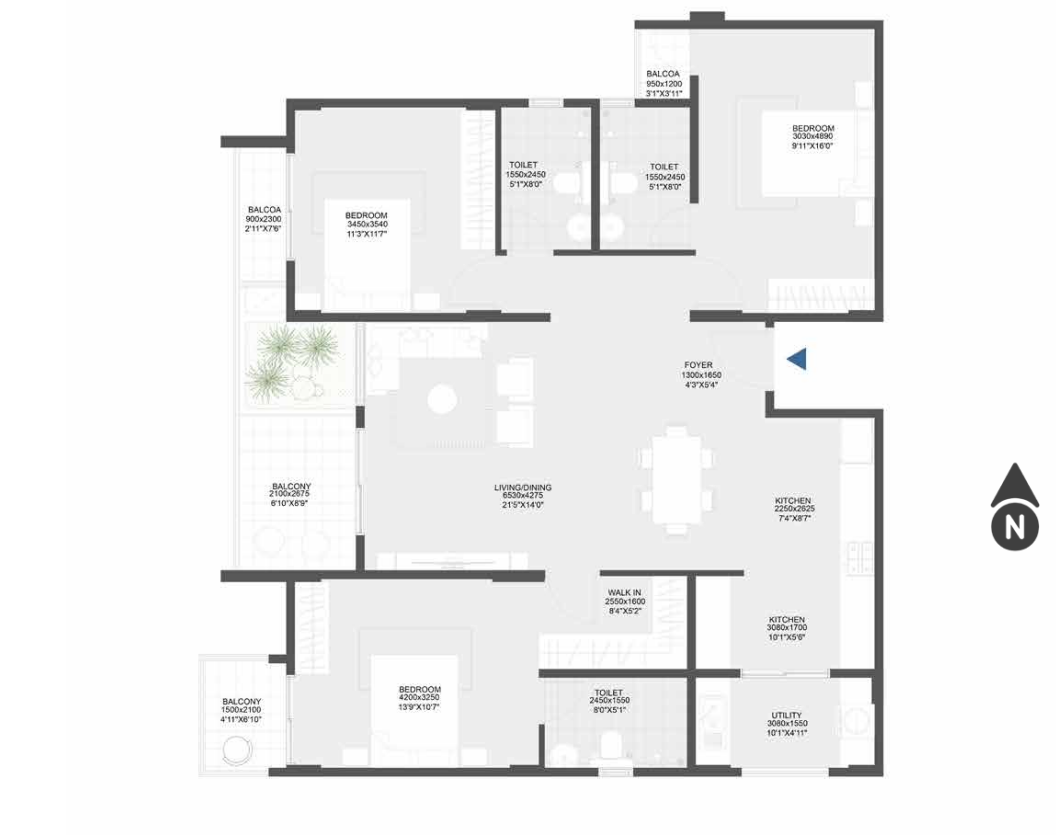
#> input picture image.png, 1056 x 835 px
$ python -i drawing.py   (imports and definitions only)
#> lines starting #> are read from the running program, lines starting #| are printed output that depends on the picture
#> in detect_drawing, bgr is the input picture: shape (835, 1056, 3); mean B, G, R 239.6, 239.6, 239.6
### scripts/experiments/rfdetr_infer.py
"""rfdetr_infer.py
---------------
Run the exported RF-DETR ONNX detectors (trained on 2D architectural drawings)
on a floorplan image and return detections in pixel coords. Two models:

  rfdetr_elements.onnx        rooms + furniture + doors  (50 classes)
  rfdetr_walls_windows.onnx   objects / balcony door / wall / window (4)

Both are RF-DETR exports: input [1,3,880,880] RGB, outputs
  dets   [1,N,4]  boxes cxcywh normalised 0..1
  labels [1,N,C]  per-query class logits  ->  SIGMOID (focal loss, not softmax)

Usage (standalone viz):
  venv311\\Scripts\\python.exe scripts\\experiments\\rfdetr_infer.py <image.png> <out_dir> [elements|walls|both]
"""
import sys
import time
from pathlib import Path

import numpy as np
import cv2

ROOT = Path(__file__).resolve().parents[2]
IN_RES = 880
IMAGENET_MEAN = np.array([0.485, 0.456, 0.406], np.float32)
IMAGENET_STD = np.array([0.229, 0.224, 0.225], np.float32)

ELEMENTS_CLASSES = {
    0: "beds-sink-sofa-Ly3D", 1: "Accent Chair", 2: "Balcony", 3: "Bathroom", 4: "Bed",
    5: "Bedroom", 6: "Chair", 7: "Coffee Table", 8: "Commode", 9: "Crockery Unit",
    10: "Dining Room", 11: "Dining Table", 12: "Dishwasher", 13: "Door", 14: "Duct",
    15: "Foyer", 16: "Foyer Cabinet", 17: "Fridge", 18: "Garage", 19: "Kitchen",
    20: "Kitchen-Slab", 21: "Lift", 22: "Living Room", 23: "Lobby", 24: "Parking",
    25: "Pre-Foyer", 26: "Side Table", 27: "Sink", 28: "Sit-Out", 29: "Sofa", 30: "Stove",
    31: "Study Room", 32: "Study Table", 33: "TV", 34: "Table", 35: "Terrace", 36: "Utility",
    37: "Walkin", 38: "Wardrobe", 39: "Wash", 40: "Washing Machine", 41: "bay-window",
    42: "book cabinet", 43: "breakfast Counter", 44: "flexroom", 45: "puja cabinet",
    46: "pujaroom", 47: "spiral-stairs", 48: "stairs", 49: "store",
}
WALLS_WINDOWS_CLASSES = {0: "objects", 1: "balcony door", 2: "wall", 3: "window"}

ELEMENTS_CONFIDENCE = 0.65
WALLS_WINDOWS_CONFIDENCE = 0.50
WALLS_WINDOWS_CLASS_THRESHOLDS = {0: 0.50, 1: 0.38, 2: 0.52, 3: 0.52}
ELEMENTS_CLASS_THRESHOLDS = {
    1: 0.50, 7: 0.30, 8: 0.50, 10: 0.50, 13: 0.50, 15: 0.30, 16: 0.30, 20: 0.35, 23: 0.40,
    26: 0.60, 27: 0.30, 29: 0.49, 30: 0.30, 32: 0.40, 33: 0.50, 37: 0.40, 38: 0.50, 43: 0.45,
    48: 0.30,
}

# room-type classes in the elements model (what we fuse onto watershed rooms)
ROOM_CLASSES = {2, 3, 5, 10, 15, 18, 19, 22, 23, 24, 25, 28, 31, 35, 36, 37, 44, 46, 49}


def log(msg):
    print(f"[{time.strftime('%H:%M:%S')}] {msg}", flush=True)


def _preprocess(bgr):
    """BGR uint8 HxW -> (1,3,880,880) float, and the (origW, origH) for rescale."""
    h, w = bgr.shape[:2]
#> h = 835; w = 1056
    rgb = cv2.cvtColor(bgr, cv2.COLOR_BGR2RGB)
    r = cv2.resize(rgb, (IN_RES, IN_RES), interpolation=cv2.INTER_AREA).astype(np.float32) / 255.0
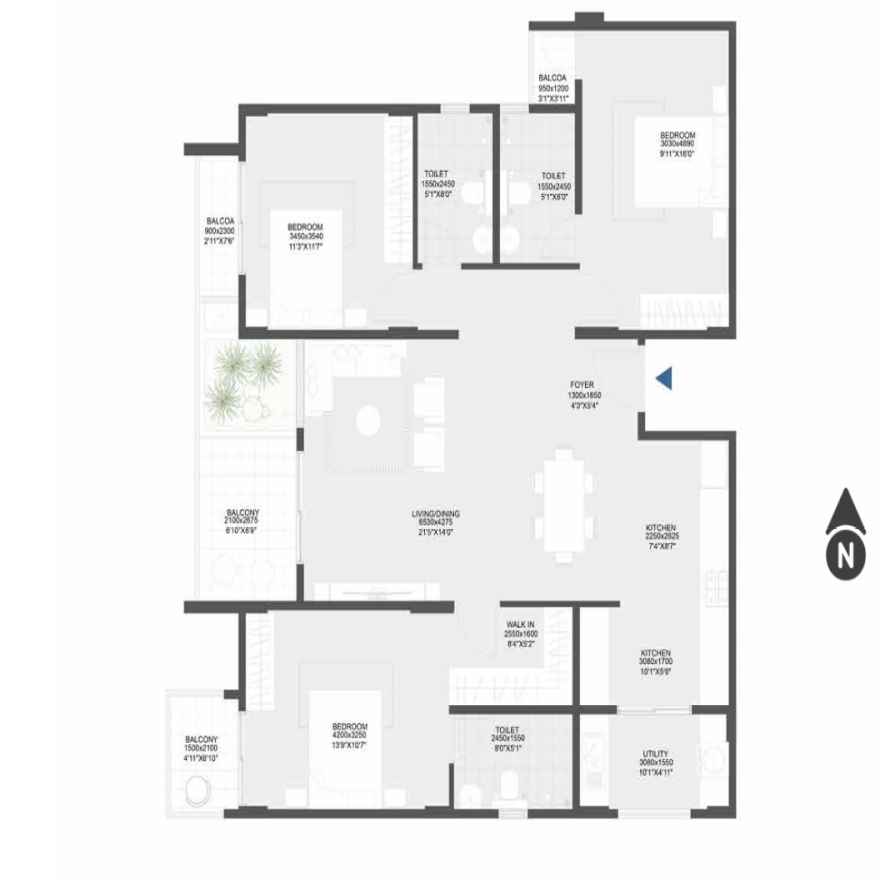
#> r: shape (880, 880, 3) float32; mean R, G, B 0.942, 0.942, 0.941
    r = (r - IMAGENET_MEAN) / IMAGENET_STD
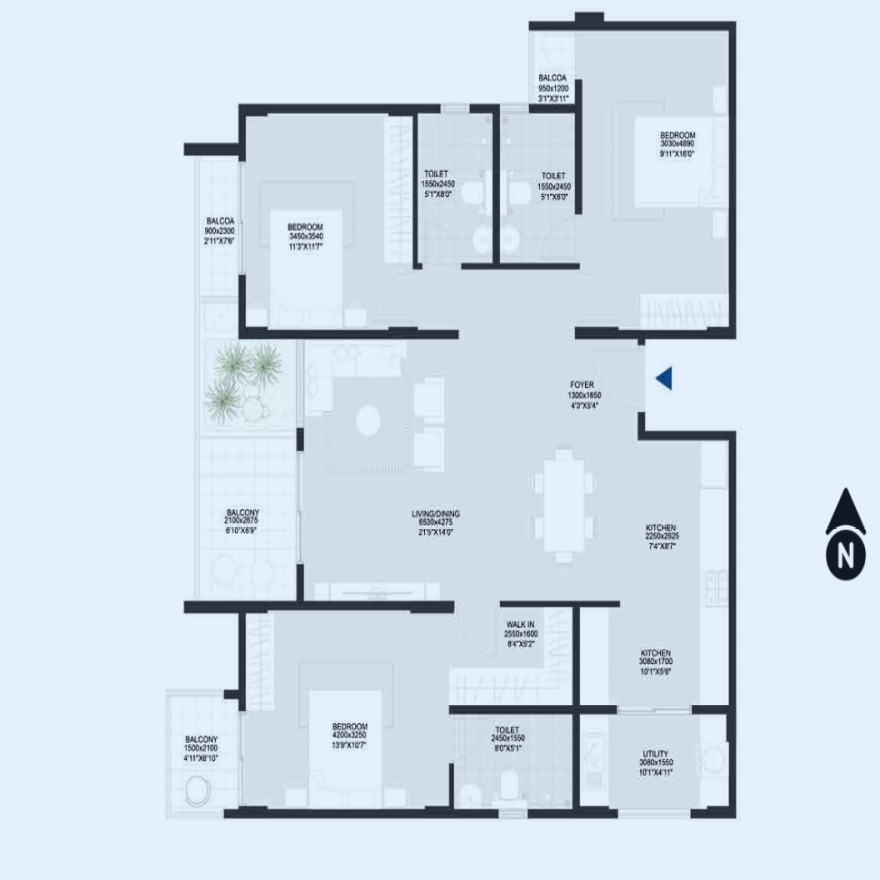
#> r: shape (880, 880, 3) float32; mean R, G, B 1.99, 2.16, 2.37; drawn with min black and max white
    return r.transpose(2, 0, 1)[None].astype(np.float32), (w, h)


def _sigmoid(x):
    return 1.0 / (1.0 + np.exp(-x))


def run_model(sess, bgr, class_map, base_thr, class_thr, max_det=300):
    """Return list of dets: {cls, name, score, box=(x0,y0,x1,y1) px in ORIGINAL image}."""
    inp, (W, H) = _preprocess(bgr)
#> W = 1056; H = 835
#> (the run stopped early here; a loop or call above may not have finished)
